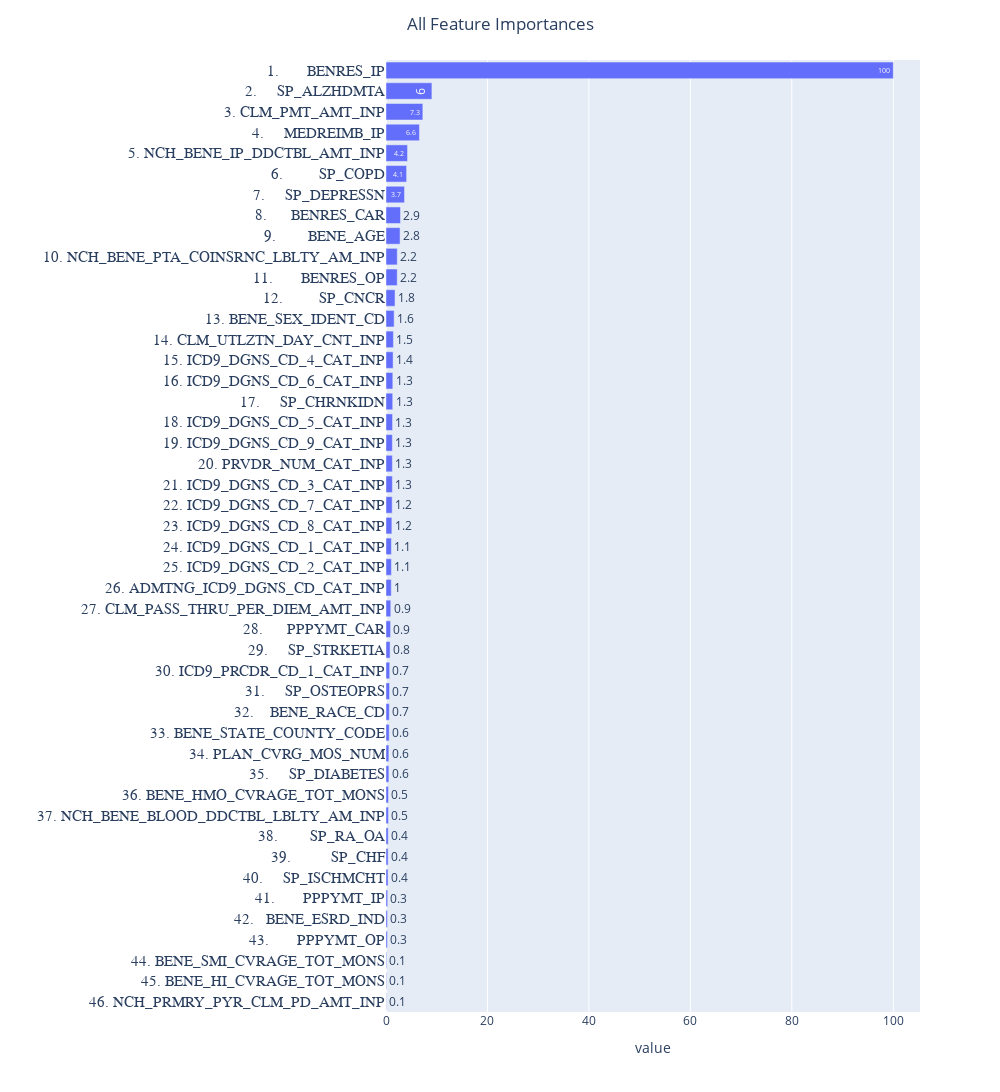

The code cell stored with this chart in its notebook:
### Code cell
feature_importance = FeatureImportance(dt_smote_pipeline)
feature_importance.plot(top_n_features=50, width=1000)

### Figure 1 — Plotly figure (JSON) as saved in the notebook; plotly's stock layout.template omitted (floating-point values rounded to 4 significant figures)
{"data": [{"alignmentgroup": "True", "hovertemplate": "value=%{x}<br>feature=%{y}<br>text=%{text}<extra></extra>", "legendgroup": "", "marker": {"color": "#636efa"}, "name": "", "offsetgroup": "", "orientation": "h", "showlegend": false, "text": [0.1, 0.1, 0.1, 0.3, 0.3, 0.3, 0.4, 0.4, 0.4, 0.5, 0.5, 0.6, 0.6, 0.6, 0.7, 0.7, 0.7, 0.8, 0.9, 0.9, 1, 1.1, 1.1, 1.2, 1.2, 1.3, 1.3, 1.3, 1.3, 1.3, 1.3, 1.4, 1.5, 1.6, 1.8, 2.2, 2.2, 2.8, 2.9, 3.7, 4.1, 4.2, 6.6, 7.3, 9, 100], "textposition": "auto", "type": "bar", "x": [0.06236, 0.09988, 0.1267, 0.2844, 0.2975, 0.3314, 0.4021, 0.418, 0.4348, 0.4813, 0.4908, 0.5658, 0.5675, 0.6327, 0.6578, 0.7, 0.7269, 0.8053, 0.8967, 0.9412, 1.036, 1.066, 1.067, 1.158, 1.218, 1.255, 1.257, 1.257, 1.293, 1.327, 1.344, 1.401, 1.462, 1.604, 1.782, 2.213, 2.22, 2.772, 2.859, 3.651, 4.064, 4.244, 6.592, 7.262, 9.047, 100], "xaxis": "x", "y": ["46. NCH_PRMRY_PYR_CLM_PD_AMT_INP", "45. BENE_HI_CVRAGE_TOT_MONS", "44. BENE_SMI_CVRAGE_TOT_MONS", "43.       PPPYMT_OP", "42.   BENE_ESRD_IND", "41.       PPPYMT_IP", "40.     SP_ISCHMCHT", "39.          SP_CHF", "38.        SP_RA_OA", "37. NCH_BENE_BLOOD_DDCTBL_LBLTY_AM_INP", "36. BENE_HMO_CVRAGE_TOT_MONS", "35.     SP_DIABETES", "34. PLAN_CVRG_MOS_NUM", "33. BENE_STATE_COUNTY_CODE", "32.    BENE_RACE_CD", "31.     SP_OSTEOPRS", "30. ICD9_PRCDR_CD_1_CAT_INP", "29.     SP_STRKETIA", "28.      PPPYMT_CAR", "27. CLM_PASS_THRU_PER_DIEM_AMT_INP", "26. ADMTNG_ICD9_DGNS_CD_CAT_INP", "25. ICD9_DGNS_CD_2_CAT_INP", "24. ICD9_DGNS_CD_1_CAT_INP", "23. ICD9_DGNS_CD_8_CAT_INP", "22. ICD9_DGNS_CD_7_CAT_INP", "21. ICD9_DGNS_CD_3_CAT_INP", "20. PRVDR_NUM_CAT_INP", "19. ICD9_DGNS_CD_9_CAT_INP", "18. ICD9_DGNS_CD_5_CAT_INP", "17.     SP_CHRNKIDN", "16. ICD9_DGNS_CD_6_CAT_INP", "15. ICD9_DGNS_CD_4_CAT_INP", "14. CLM_UTLZTN_DAY_CNT_INP", "13. BENE_SEX_IDENT_CD", "12.         SP_CNCR", "11.       BENRES_OP", "10. NCH_BENE_PTA_COINSRNC_LBLTY_AM_INP", "9.        BENE_AGE", "8.      BENRES_CAR", "7.     SP_DEPRESSN", "6.         SP_COPD", "5. NCH_BENE_IP_DDCTBL_AMT_INP", "4.     MEDREIMB_IP", "3. CLM_PMT_AMT_INP", "2.     SP_ALZHDMTA", "1.       BENRES_IP"], "yaxis": "y"}], "layout": {"barmode": "relative", "height": 1250, "legend": {"tracegroupgap": 0}, "margin": {"t": 60}, "showlegend": false, "title": {"text": "All Feature Importances", "x": 0.5}, "width": 1000, "xaxis": {"anchor": "y", "domain": [0, 1], "title": {"text": "value"}}, "yaxis": {"anchor": "x", "domain": [0, 1], "tickfont": {"family": "Courier New", "size": 15}, "title": {"text": ""}}}}
